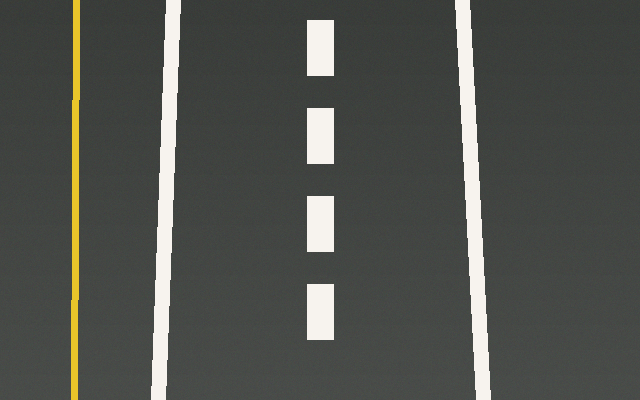
#> input picture exemplos_tp2/Filtragem_Espacial_Bordas_40_Exemplos_Independentes/dados/pista_bev.png, 640 x 400 px
$ python 24_canny_grade.py   (older library calls are emulated)
#> lines starting #> are read from the running program, lines starting #| are printed output that depends on the picture; after the words box and inside, x2 and y2 are one past the last pixel; in counts of white or black regions, pixels touching at a corner belong together
"""
EXEMPLO 24 - Comparação de três pares de thresholds

O QUE ESTE CÓDIGO FAZ
Monta um painel com configurações fraca, intermediária e restritiva.

COMO O CÓDIGO FUNCIONA
Aplica Canny com 30/80, 50/110 e 100/200.

POR QUE É IMPORTANTE NA DIREÇÃO AUTÔNOMA
Mostra que thresholding altera fortemente as métricas de pixels ativos.

COMO EXPLICAR AOS ALUNOS
Este exemplo representa uma etapa pequena de um pipeline de percepção. Observe a
imagem inicial, os valores numéricos apresentados no terminal e as imagens geradas.
Compare alterações de parâmetros mantendo as demais condições constantes.

ATIVIDADE PRÁTICA
Selecione o par que melhor preserva faixas com poucos artefatos.

COMO EXECUTAR
python exemplos/24_canny_grade.py

SAÍDA
Uma ou mais figuras ou métricas serão salvas automaticamente em saidas/.
O programa pode ser executado diretamente: as funções estão neste próprio arquivo.
"""

import argparse
import csv
import json
import time
from pathlib import Path
import cv2
import numpy as np
import matplotlib
matplotlib.use("Agg")
import matplotlib.pyplot as plt

# Cada exemplo contém suas próprias funções; NÃO utiliza apoio.py.
# A pasta dados guarda apenas imagens de entrada. É permitido executar
# os exemplos em qualquer ordem, diretamente ou no Google Colab.
BASE = Path(__file__).resolve().parent.parent
DADOS = BASE / "dados"
RESULTADOS = BASE / "saidas" / Path(__file__).stem
RESULTADOS.mkdir(parents=True, exist_ok=True)


def ler(nome="pista_bev.png", cinza=False):
    """Abre uma imagem com verificação explícita de existência."""
#> called with nome = 'pista_bev.png', cinza = True
    p = DADOS / nome
    imagem = cv2.imread(str(p), cv2.IMREAD_GRAYSCALE if cinza else cv2.IMREAD_COLOR)
#> imagem: shape (400, 640); min 54, max 243, mean 80.1
    if imagem is None:
        raise FileNotFoundError(f"Imagem ausente: {p}. Execute o código com o ZIP extraído.")
    return imagem


def cinza(img):
    return cv2.cvtColor(img, cv2.COLOR_BGR2GRAY) if img.ndim == 3 else img


# [38 lines left out: functions sombra, molhado, selecionar_cena, normalize8, not called in this run]


def mostrar(paineis,titulos,nome="painel.png",colunas=3):
    """Salva painel, sem depender de janelas gráficas (compatível com Colab)."""
    n=len(paineis); linhas=(n+colunas-1)//colunas
    fig,ax=plt.subplots(linhas,colunas,figsize=(5*colunas,3.45*linhas),squeeze=False)
    for i, (im,t) in enumerate(zip(paineis,titulos)):
        a=ax.flat[i]
        if im.ndim==2: a.imshow(im,cmap="gray",vmin=0,vmax=255)
        else: a.imshow(cv2.cvtColor(im,cv2.COLOR_BGR2RGB))
        a.set_title(t,fontsize=11);a.axis("off")
    for a in ax.flat[n:]:a.axis("off")
    fig.tight_layout()
    p=RESULTADOS/nome
    fig.savefig(p,dpi=120,bbox_inches="tight");plt.close(fig)
    print("Figura gerada:",p)
    return p


# [60 lines left out: functions operadores, avaliacao, banco_direcional, tabela, not called in this run]


# ---------------- EXPERIMENTO DESTE EXEMPLO ----------------
g=ler(cinza=True);a=[];t=[];
for low,high in [(30,80),(50,110),(100,200)]:m=cv2.Canny(g,low,high);a.append(m);t.append(f"{low}/{high} | {np.count_nonzero(m)} pixels");
#> this loop made 3 passes
#> pass 1, `m = cv2.Canny(g, low, high)`:
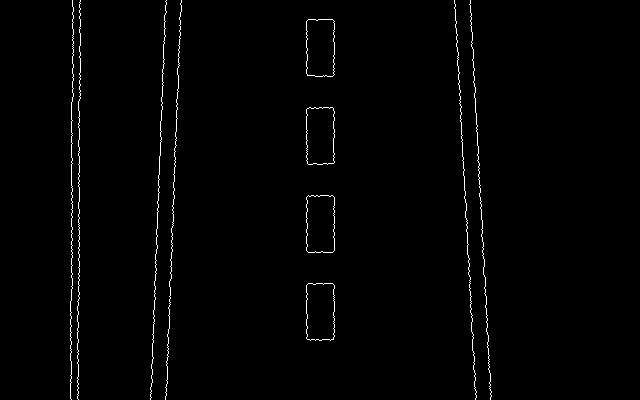
#> m: shape (400, 640); 1.2% white in thin lines or dots, all inside (x1, y1, x2, y2) = (70, 0, 492, 400)
#> after the loop, a = 3 items; t = ['30/80 | 3048 pixels', '50/110 | 3048 pixels', '100/200 | 3048 pixels']
mostrar(a,t,colunas=3)
#> in mostrar, `n = len(paineis)`: n = 3
#> in mostrar, `linhas = (n + colunas - 1) // colunas`: linhas = 1
#> the loop in mostrar, `for i, (im,t) in enumerate(zip(paineis,titulos)):` made 3 passes
#> t on passes 1 to 3: '30/80 | 3048 pixels', '50/110 | 3048 pixels', '100/200 | 3048 pixels'
#> in mostrar, `fig.savefig(p, dpi=120, bbox_inches='tight')`:
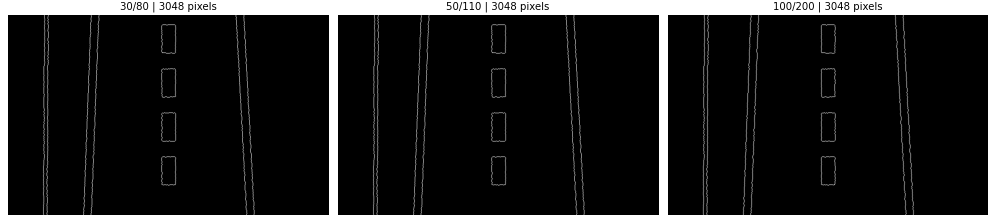
#> figure drawn by matplotlib, 3 panels

$ run again, with exemplos_tp2/Filtragem_Espacial_Bordas_40_Exemplos_Independentes/dados/pista_perspectiva.png copied over exemplos_tp2/Filtragem_Espacial_Bordas_40_Exemplos_Independentes/dados/pista_bev.png
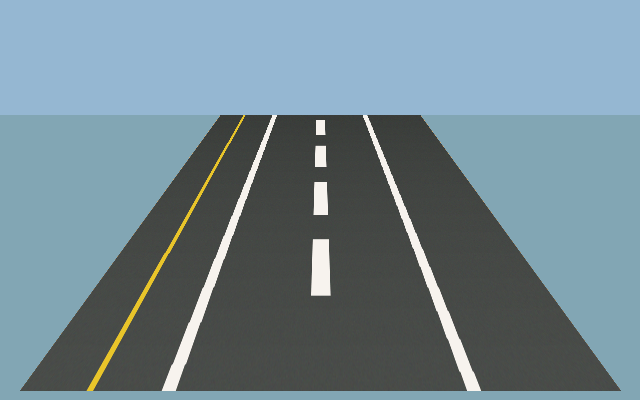
#> input picture exemplos_tp2/Filtragem_Espacial_Bordas_40_Exemplos_Independentes/dados/pista_perspectiva.png, 640 x 400 px
#> the loop `for low,high in [(30,80),(50,110),(100,200)]:m=cv2.Canny(g,low,high);a..` made 3 passes
#> pass 1, `m = cv2.Canny(g, low, high)`:
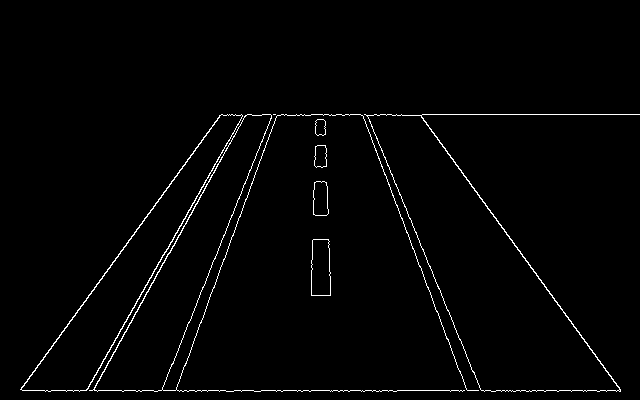
#> m: shape (400, 640); 1.7% white in thin lines or dots, all inside (x1, y1, x2, y2) = (20, 114, 640, 392)
#> after the loop `for low,high in [(30,80),(50,110),(100,200)]:m=cv2.Canny(g,low,high);a..`: a = 3 items; t = ['30/80 | 4261 pixels', '50/110 | 4261 pixels', '100/200 | 4043 pixels']
#> n = 3
#> linhas = 1
#> the loop in mostrar, `for i, (im,t) in enumerate(zip(paineis,titulos)):` made 3 passes
#> t on passes 1 to 3: '30/80 | 4261 pixels', '50/110 | 4261 pixels', '100/200 | 4043 pixels'
#> in mostrar, `fig.savefig(p, dpi=120, bbox_inches='tight')`:
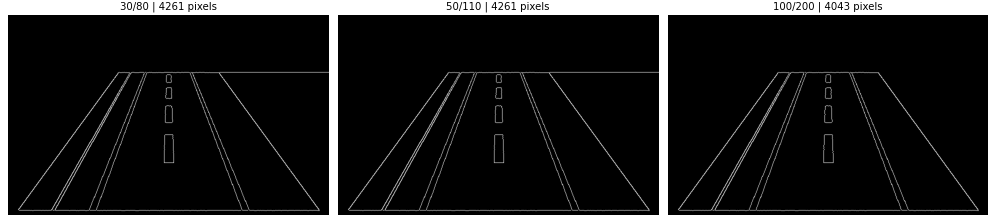
#> figure drawn by matplotlib, 3 panels
